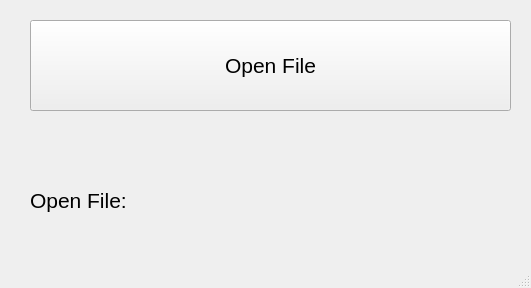
<?xml version="1.0" encoding="UTF-8"?>
<ui version="4.0">
 <class>MainWindow</class>
 <widget class="QMainWindow" name="MainWindow">
  <property name="geometry">
   <rect>
    <x>0</x>
    <y>0</y>
    <width>531</width>
    <height>288</height>
   </rect>
  </property>
  <property name="windowTitle">
   <string>MainWindow</string>
  </property>
  <widget class="QWidget" name="centralwidget">
   <widget class="QPushButton" name="pushButton">
    <property name="geometry">
     <rect>
      <x>30</x>
      <y>20</y>
      <width>481</width>
      <height>91</height>
     </rect>
    </property>
    <property name="font">
     <font>
      <pointsize>16</pointsize>
     </font>
    </property>
    <property name="text">
     <string>Open File</string>
    </property>
   </widget>
   <widget class="QLabel" name="label">
    <property name="geometry">
     <rect>
      <x>30</x>
      <y>170</y>
      <width>481</width>
      <height>61</height>
     </rect>
    </property>
    <property name="font">
     <font>
      <pointsize>16</pointsize>
     </font>
    </property>
    <property name="text">
     <string>Open File:</string>
    </property>
   </widget>
  </widget>
  <widget class="QMenuBar" name="menubar">
   <property name="geometry">
    <rect>
     <x>0</x>
     <y>0</y>
     <width>531</width>
     <height>21</height>
    </rect>
   </property>
  </widget>
  <widget class="QStatusBar" name="statusbar"/>
 </widget>
 <resources/>
 <connections/>
</ui>
